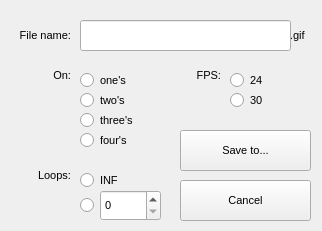
<?xml version="1.0" encoding="UTF-8"?>
<ui version="4.0">
 <class>gifSave</class>
 <widget class="QWidget" name="gifSave">
  <property name="geometry">
   <rect>
    <x>0</x>
    <y>0</y>
    <width>322</width>
    <height>231</height>
   </rect>
  </property>
  <property name="font">
   <font>
    <pointsize>8</pointsize>
   </font>
  </property>
  <property name="windowTitle">
   <string>Creating GIF</string>
  </property>
  <widget class="QLineEdit" name="fileName">
   <property name="geometry">
    <rect>
     <x>80</x>
     <y>20</y>
     <width>211</width>
     <height>31</height>
    </rect>
   </property>
  </widget>
  <widget class="QLabel" name="label">
   <property name="geometry">
    <rect>
     <x>0</x>
     <y>20</y>
     <width>71</width>
     <height>31</height>
    </rect>
   </property>
   <property name="text">
    <string>File name:</string>
   </property>
   <property name="alignment">
    <set>Qt::AlignRight|Qt::AlignTrailing|Qt::AlignVCenter</set>
   </property>
  </widget>
  <widget class="QLabel" name="label_2">
   <property name="geometry">
    <rect>
     <x>290</x>
     <y>20</y>
     <width>31</width>
     <height>31</height>
    </rect>
   </property>
   <property name="text">
    <string>.gif</string>
   </property>
  </widget>
  <widget class="QRadioButton" name="one">
   <property name="geometry">
    <rect>
     <x>80</x>
     <y>70</y>
     <width>71</width>
     <height>21</height>
    </rect>
   </property>
   <property name="text">
    <string>one's</string>
   </property>
   <attribute name="buttonGroup">
    <string notr="true">on</string>
   </attribute>
  </widget>
  <widget class="QRadioButton" name="two">
   <property name="geometry">
    <rect>
     <x>80</x>
     <y>90</y>
     <width>71</width>
     <height>21</height>
    </rect>
   </property>
   <property name="text">
    <string>two's</string>
   </property>
   <attribute name="buttonGroup">
    <string notr="true">on</string>
   </attribute>
  </widget>
  <widget class="QRadioButton" name="three">
   <property name="geometry">
    <rect>
     <x>80</x>
     <y>110</y>
     <width>71</width>
     <height>21</height>
    </rect>
   </property>
   <property name="text">
    <string>three's</string>
   </property>
   <attribute name="buttonGroup">
    <string notr="true">on</string>
   </attribute>
  </widget>
  <widget class="QRadioButton" name="four">
   <property name="geometry">
    <rect>
     <x>80</x>
     <y>130</y>
     <width>71</width>
     <height>21</height>
    </rect>
   </property>
   <property name="text">
    <string>four's</string>
   </property>
   <attribute name="buttonGroup">
    <string notr="true">on</string>
   </attribute>
  </widget>
  <widget class="QLabel" name="label_3">
   <property name="geometry">
    <rect>
     <x>0</x>
     <y>60</y>
     <width>71</width>
     <height>31</height>
    </rect>
   </property>
   <property name="text">
    <string>On:</string>
   </property>
   <property name="alignment">
    <set>Qt::AlignRight|Qt::AlignTrailing|Qt::AlignVCenter</set>
   </property>
  </widget>
  <widget class="QRadioButton" name="twenty_four">
   <property name="geometry">
    <rect>
     <x>230</x>
     <y>70</y>
     <width>41</width>
     <height>21</height>
    </rect>
   </property>
   <property name="text">
    <string>24</string>
   </property>
   <attribute name="buttonGroup">
    <string notr="true">fps</string>
   </attribute>
  </widget>
  <widget class="QRadioButton" name="thirty">
   <property name="geometry">
    <rect>
     <x>230</x>
     <y>90</y>
     <width>41</width>
     <height>21</height>
    </rect>
   </property>
   <property name="text">
    <string>30</string>
   </property>
   <attribute name="buttonGroup">
    <string notr="true">fps</string>
   </attribute>
  </widget>
  <widget class="QLabel" name="label_4">
   <property name="geometry">
    <rect>
     <x>190</x>
     <y>60</y>
     <width>31</width>
     <height>31</height>
    </rect>
   </property>
   <property name="text">
    <string>FPS:</string>
   </property>
   <property name="alignment">
    <set>Qt::AlignRight|Qt::AlignTrailing|Qt::AlignVCenter</set>
   </property>
  </widget>
  <widget class="QRadioButton" name="inf">
   <property name="geometry">
    <rect>
     <x>80</x>
     <y>170</y>
     <width>71</width>
     <height>21</height>
    </rect>
   </property>
   <property name="text">
    <string>INF</string>
   </property>
   <attribute name="buttonGroup">
    <string notr="true">loops</string>
   </attribute>
  </widget>
  <widget class="QRadioButton" name="choose">
   <property name="geometry">
    <rect>
     <x>80</x>
     <y>190</y>
     <width>21</width>
     <height>31</height>
    </rect>
   </property>
   <property name="text">
    <string/>
   </property>
   <attribute name="buttonGroup">
    <string notr="true">loops</string>
   </attribute>
  </widget>
  <widget class="QLabel" name="label_5">
   <property name="geometry">
    <rect>
     <x>0</x>
     <y>160</y>
     <width>71</width>
     <height>31</height>
    </rect>
   </property>
   <property name="text">
    <string>Loops:</string>
   </property>
   <property name="alignment">
    <set>Qt::AlignRight|Qt::AlignTrailing|Qt::AlignVCenter</set>
   </property>
  </widget>
  <widget class="QSpinBox" name="loop">
   <property name="geometry">
    <rect>
     <x>100</x>
     <y>190</y>
     <width>61</width>
     <height>31</height>
    </rect>
   </property>
  </widget>
  <widget class="QPushButton" name="saveBtn">
   <property name="geometry">
    <rect>
     <x>180</x>
     <y>130</y>
     <width>131</width>
     <height>41</height>
    </rect>
   </property>
   <property name="text">
    <string>Save to...</string>
   </property>
  </widget>
  <widget class="QPushButton" name="cancel">
   <property name="geometry">
    <rect>
     <x>180</x>
     <y>180</y>
     <width>131</width>
     <height>41</height>
    </rect>
   </property>
   <property name="text">
    <string>Cancel</string>
   </property>
  </widget>
 </widget>
 <resources/>
 <connections/>
 <buttongroups>
  <buttongroup name="fps"/>
  <buttongroup name="on"/>
  <buttongroup name="loops"/>
 </buttongroups>
</ui>
